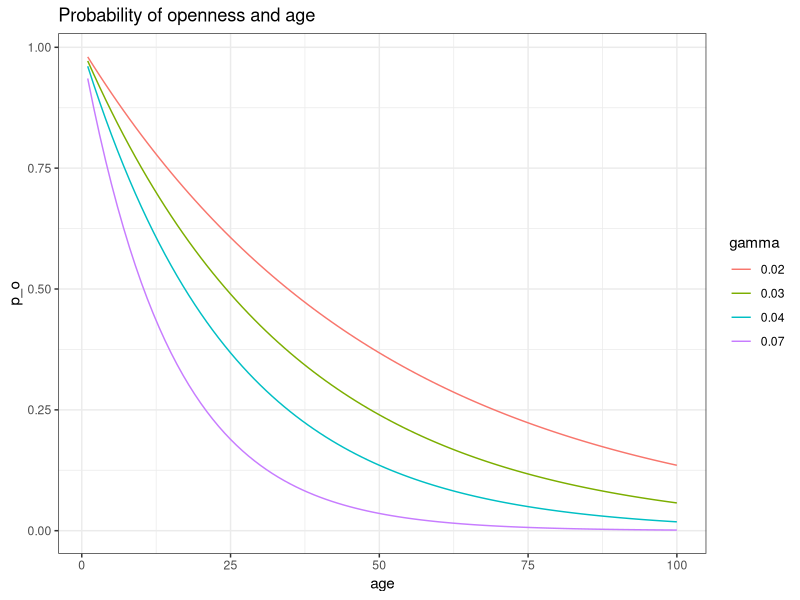
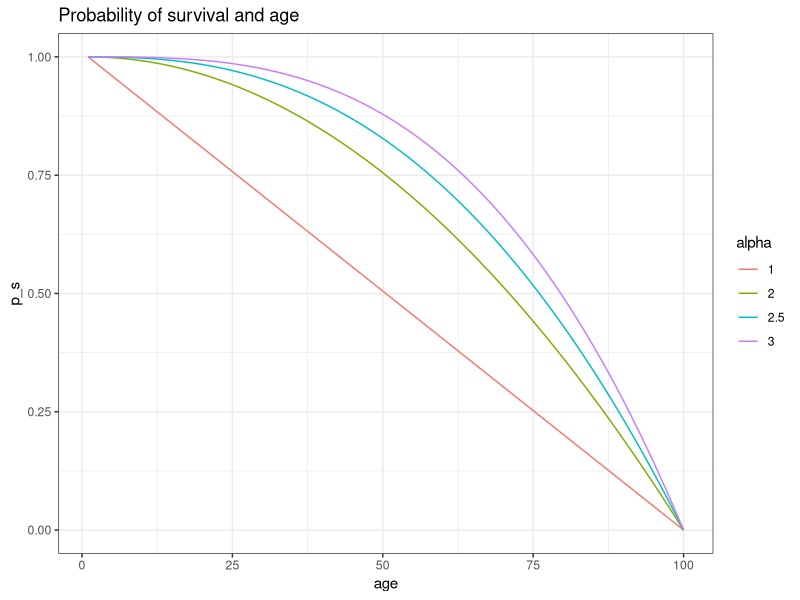
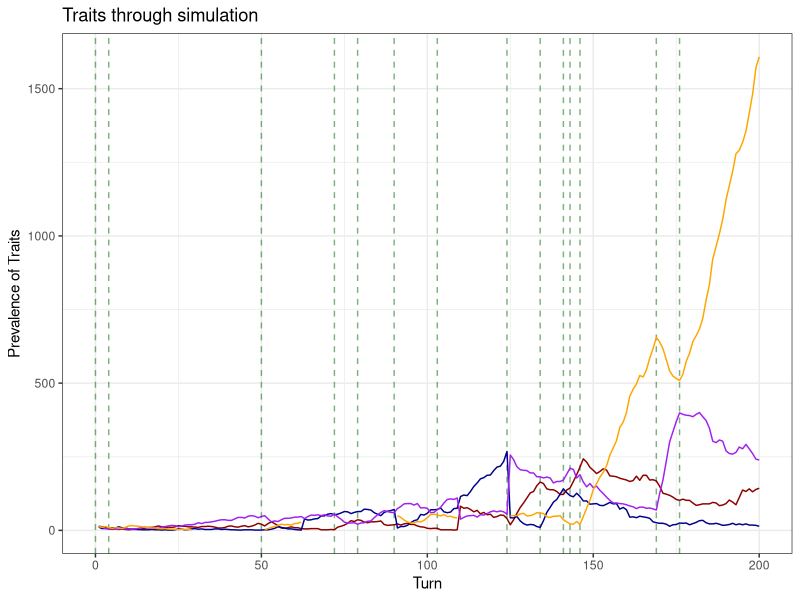

The R source for these figures, in order:
## ---- chunk 1
knitr::opts_chunk$set(echo = TRUE)
## ---- chunk 2
library(tidyverse)
## ---- chunk 3
#### Set-up ####
# Number of agents
N <- 50
# Maximum turns 
t_max <- 1000
# Baseline fertility rate 
b <- 0.1
# Bonus fertility for fitness
bonus_fitness <- 0.1
# Bonus survival 
bonus_survival <- 0.1
# Repository (enough rows; plus one column for age)
population <- matrix(NA, nrow= N+N*t_max*b+bonus_fitness, 
                     ncol = t_max+1)
# First traits 
population[1:N, 2] <- sample(c(1:4), 
                             size = 50, 
                             replace = T)
# Draw age as integer 
age <- runif(n = N, min = 1, max = 100) %>% as.integer()
# Add to our matrix 
population[1:N,1] <- age
# State world 
state_world <- sample(c(1:4), 1)
# Vector to record if the world changes 
world_changes <- rep(NA, 50)
# Probability of environmental change 
u <- 0.05 

## ---- chunk 4
x <- c(1:100)
y_1 <- exp(1)^((-x)/50)
y_2 <- exp(1)^((-x)/35)
y_3 <- exp(1)^((-x)/25)
y_4 <- exp(1)^((-x)/15)
example_openness <- tibble(age = rep(1:100, 4), 
                      p_o = c(y_1, y_2, y_3, y_4),
                      gamma = as.factor(rep(c(round(1/50,2), round(1/35,2), round(1/25,2),round(1/15,2)), 
                                            each = 100)))
example_openness %>% 
  ggplot(aes(x = age, y = p_o, color = gamma)) +
  geom_line() + 
  theme_bw() + 
  labs(title = "Probability of openness and age")

## ---- chunk 5
# These are place markers for the loop 
# Not important right now 
last_agent <- 50
i <- 1
## 1. Learning ##
  # Probability of learning
  x <- population[which(!is.na(population[,1])),1] %>% 
    as.integer()
  p_openness <- exp(1)^((-x)/35)
  # Now calculate who learns 
  learns <- rbinom(n = length(which(!is.na(population[,1]))), 
                   size = 1, 
                   prob = p_openness)
  # What individuals learned? 
  learners <- which(!is.na(population[,1]))[which(learns == 1)] 
  non_learners <- which(!is.na(population[,1]))[which(learns == 0)]
  # Let's see which will learn individually 
  soc_learners <- sample(c(TRUE, FALSE), 
                         length(learners),
                         prob = c(0.9, 0.1), 
                         replace = TRUE)
  # Draw random demonstrators 
  demonstrated_traits <- sample(population[which(!is.na(population[,i+1])),i+1], 
                                size = sum(soc_learners),
                                replace = T)
  # Now update their beliefs
  # Update beliefs of social learners 
  population[learners[soc_learners],i+2] <- demonstrated_traits
  # Update beliefs of explorers 
  population[learners[!soc_learners],i+2] <- state_world
  # The others just get their previous beliefs
  population[non_learners,i+2] <- population[non_learners,i+1]
    
## ---- chunk 6
df_learns <- tibble(age = population[1:50,1], 
                    prob_learning = p_openness,
                    learned = learns, 
                    previous_trait = population[1:50,2], 
                    new_trait = population[1:50, 3])
df_learns %>% head()
## ---- chunk 7
x <- c(1:100)
y_1 <- 1 - ((x-1)/(100-1))^1
y_2 <- 1 - ((x-1)/(100-1))^2
y_3 <- 1 - ((x-1)/(100-1))^2.5
y_4 <-1 - ((x-1)/(100-1))^3
example_age <- tibble(age = rep(1:100, 4), 
                      p_s = c(y_1, y_2, y_3, y_4),
                      alpha = as.factor(rep(c(1, 2, 2.5, 3), 
                                            each = 100)))
example_age %>% 
  ggplot(aes(x = age, y = p_s, color = alpha)) +
  geom_line() + 
  theme_bw() + 
  labs(title = "Probability of survival and age")
## ---- chunk 8
## 2. Surviving ##
  # Calculate the agents probability of survival
  p_survival <- 1 - ((population[which(!is.na(population[,1])),1])/(100-1))^2
  # If probability is below zero, turn to 0
  p_survival[p_survival<0] <- 0
  # Which individuals have the correct trait
  fit <- population[which(!is.na(population[,1])),i+2] == state_world
  try(if (sum(is.na(fit)) >0) stop("Wrong sum"))
  # Add their bonus 
  p_survival[fit] <- p_survival[fit] + bonus_survival
  # Make sure no probability is higher than 1 
  p_survival[p_survival >=1] <- 1
  # Now calculate who survives 
  survived <- rbinom(n = length(which(!is.na(population[,1]))), 
                     size = 1, 
                     prob = p_survival)
  # NAs in the ages of those who don't
  population[which(survived == 0),1] <- NA
  
## ---- chunk 9
df_survives <- tibble(age = population[1:50,1], 
                      p_survival = p_survival, 
                      survived = survived)

head(df_survives)
## ---- chunk 10
## 3. Reproducing ##
  # Who are the people in reproductive age 
  reproducers <- which(population[which(!is.na(population[,1]))] >= 15 & 
                         population[which(!is.na(population[,1]))] <= 40)
  # From these, who have the appropriate trait 
  fit_reproducers <- which(population[reproducers,i+2]==state_world)
  # Now let's carry see how many children we get 
  # Fit reproducers
  rf <- rbinom(n = length(fit_reproducers), 
               size = 1, 
               prob = b+bonus_fitness)
  
  # The rest of reproducers
  r <- rbinom(n = length(reproducers)-length(fit_reproducers), 
              size = 1, 
              prob = b)
  # Number of new children 
  num_children <- sum(r) + sum(rf)
  if(num_children > 0) {
    population[(last_agent+1):(last_agent+num_children),1] <- 1
    # They copy reproducers 
    population[(last_agent+1):(last_agent+num_children),i+2] <- 
      sample(population[reproducers,i+2], num_children)
  }
## ---- chunk 11
## 4. Aging ##
  population[which(!is.na(population[,1])),1] <- population[which(!is.na(population[,1])),1]+1
  
  ## 5. World changes ## 
  # Does it change 
  env_change <- rbinom(n =1, size = 1, prob=u)
  
  # If changes get the current state out and sample from possible worlds
  if (env_change == 1) {
    possible_states <- c(1:4)
    possible_states <- possible_states[-state_world]
    state_world <- sample(possible_states, 1)
    world_changes[i] <- TRUE
  } else {
    state_world <- state_world
    world_changes[i] <- FALSE
  }
## ---- chunk 12
set.seed(33)
#### Set-up ####
# Number of agents
N <- 50
# Maximum turns 
t_max <- 20000
# Baseline fertility rate 
b <- 0.05
# Bonus fertility for fitness
bonus_fitness <- 0.05
# Bonus survival 
bonus_survival <- 0.05
# Repository (enough rows; plus one column for age)
population <- matrix(NA, nrow= N+N*t_max*b+bonus_fitness, 
                     ncol = 250)
# First traits 
population[1:N, 2] <- sample(c(1:4), 
                             size = 50, 
                             replace = T)
# Draw age as integer 
age <- runif(n = N, min = 1, max = 100) %>% as.integer()
# Add to our matrix 
population[1:N,1] <- age
# State world 
state_world <- sample(c(1:4), 1)
# World changes 
world_changes <- rep(NA, 50)
# Probability of environmental change 
u <- 0.05 

# df_results matrix 
df_results <- matrix(NA, nrow = 200, ncol = 7)
#### Loop ####
for(i in 1:200) {
  # Last agent 
  last_agent <- which(!is.na(population[,1]))[length(which(!is.na(population[,1])))]
  ## 1. Learning ##
  # Probability of learning
  x <- population[which(!is.na(population[,1])),1] %>% 
    as.integer()
  p_openness <- exp(1)^((-x)/35)
  # Now calculate who learns 
  learns <- rbinom(n = length(which(!is.na(population[,1]))), 
                   size = 1, 
                   prob = p_openness)
  # What individuals learned? 
  learners <- which(!is.na(population[,1]))[which(learns == 1)] 
  non_learners <- which(!is.na(population[,1]))[which(learns == 0)]
  # Let's see which will learn individually 
  soc_learners <- sample(c(TRUE, FALSE), 
                         length(learners),
                         prob = c(0.9, 0.1), 
                         replace = TRUE)
  # Draw random demonstrators 
  demonstrated_traits <- sample(population[which(!is.na(population[,i+1])),i+1], 
                                size = sum(soc_learners),
                                replace = T)
  # Now update their beliefs
  # Update beliefs of social learners 
  population[learners[soc_learners],i+2] <- demonstrated_traits
  # Update beliefs of explorers 
  population[learners[!soc_learners],i+2] <- state_world
  # The others just get their previous beliefs
  population[non_learners,i+2] <- population[non_learners,i+1]
  
  ## 2. Surviving ##
  # See what the max age is
  # Calculate the agents probability of survival
  p_survival <- 1 - ((population[which(!is.na(population[,1])),1])/(100-1))^2
  p_survival[p_survival<0] <- 0
  # Which individuals have the correct trait
  fit <- population[which(!is.na(population[,1])),i+2] == state_world
  try(if (sum(is.na(fit)) >0) stop("Wrong sum"))
  # Add their bonus 
  p_survival[fit] <- p_survival[fit] + bonus_survival
  # Make sure no probability is higher than 1 
  p_survival[p_survival >=1] <- 1
  # Now calculate who survives 
  survived <- rbinom(n = length(which(!is.na(population[,1]))), 
                     size = 1, 
                     prob = p_survival)
  # NAs in the ages of those who don't
  population[which(survived == 0),1] <- NA
  
  reproducers <- which(!is.na(population[,1])&
                       population[,1]>=15&
                       population[,1]<=40)
# From these, who have the appropriate trait 
fit_reproducers <- which(population[reproducers,i+2]==state_world)
# Now let's carry see how many children we get 
# Fit reproducers
rf <- rbinom(n = length(fit_reproducers), 
             size = 1, 
             prob = b+bonus_fitness)

# The rest of reproducers
r <- rbinom(n = length(reproducers)-length(fit_reproducers), 
            size = 1, 
            prob = b)
# Number of new children 
num_children <- sum(r) + sum(rf)
if(num_children > 0) {
  population[(last_agent+1):(last_agent+num_children),1] <- 1
  # They copy reproducers 
  population[(last_agent+1):(last_agent+num_children),i+2] <- 
    sample(population[reproducers,i+2], num_children)
}

  
  ## 4. Aging ##
  population[which(!is.na(population[,1])),1] <- population[which(!is.na(population[,1])),1]+1
  
  ## 5. World changes ## 
  # Does it change 
  env_change <- rbinom(n =1, size = 1, prob=u)
  
  # If changes get the current state out and sample from possible worlds
  if (env_change == 1) {
    possible_states <- c(1:4)
    possible_states <- possible_states[-state_world]
    state_world <- sample(possible_states, 1)
  } else {
    state_world <- state_world
  }
  table_traits <- table(population[,i+2])
  df_results[i,1] <- mean(population[,1], na.rm = T)
  df_results[i,2] <- table_traits[1]
  df_results[i,3] <- table_traits[2]
  df_results[i,4] <- table_traits[3]
  df_results[i,5] <- table_traits[4]
  df_results[i,6] <- env_change
  df_results[i, 7] <- length(population[which(!is.na(population[,1]))])
}

## ---- chunk 13
df <- data.frame(df_results) 
names(df) <- c("average_age", 
                   "t1",
                   "t2", 
                   "t3", 
                   "t4", 
                   "environment_change",
                   "population")
df$turn <- 1:nrow(df)

df <- df %>% 
  mutate(changed = turn*environment_change)


df %>% 
  ggplot(aes(x = turn)) + 
  geom_vline(aes(xintercept = changed), alpha = 0.5, linetype = 2, col = "darkgreen") +
  geom_line(aes(y = t1), col = "darkred") +
  geom_line(aes(y = t2), col = "darkblue") +
  geom_line(aes(y = t3), col = "purple") +
  geom_line(aes(y = t4), col = "orange") +
  theme_bw() + 
  labs(x = "Turn", 
       y = "Prevalence of Traits", 
       title = "Traits through simulation")
